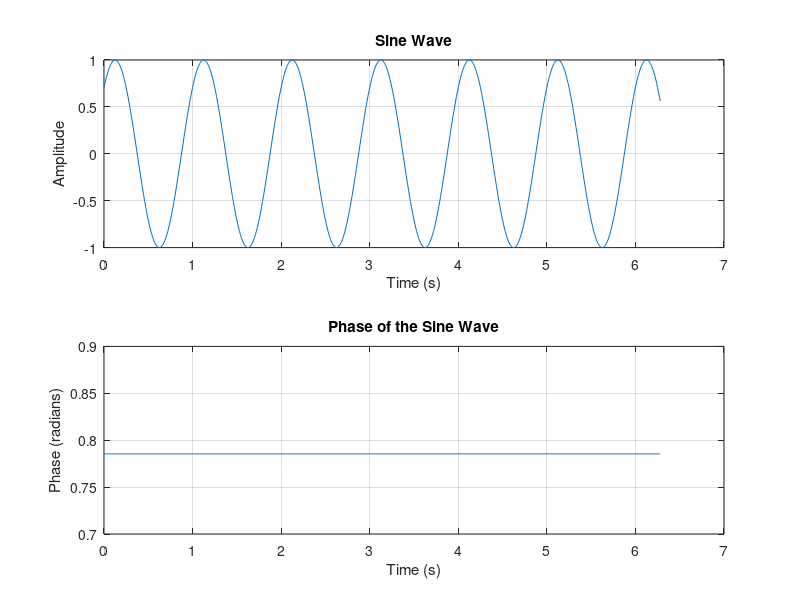

This chart was generated by the following MATLAB code:
% Define the parameters
A = 1; % Amplitude
f = 1; % Frequency in Hz
phi = pi/4; % Phase in radians
t = 0:0.01:2*pi; % Time vector

% Calculate the sine wave
y = A * sin(2 * pi * f * t + phi);

% Plot the sine wave
figure;
subplot(2,1,1);
plot(t, y);
title('Sine Wave');
xlabel('Time (s)');
ylabel('Amplitude');
grid on;

% Plot the phase
subplot(2,1,2);
plot(t, phi * ones(size(t)));
title('Phase of the Sine Wave');
xlabel('Time (s)');
ylabel('Phase (radians)');
grid on;
